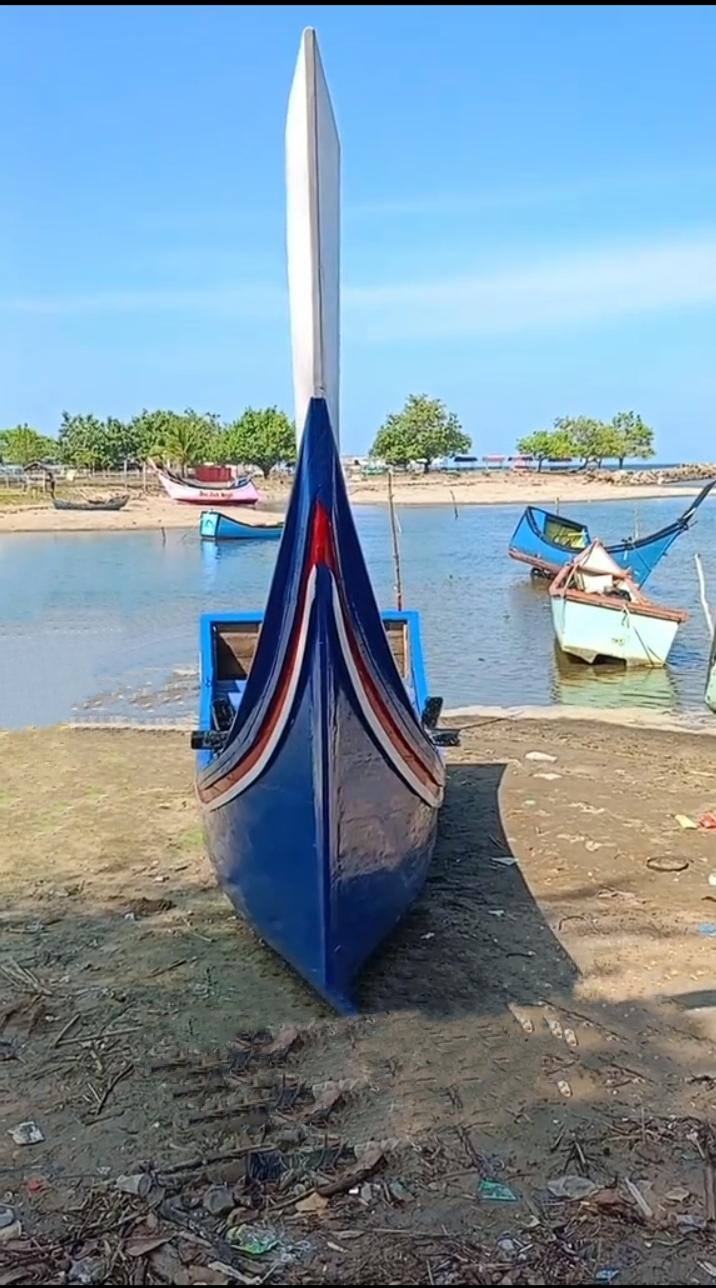
#> input picture dataset/baik/WhatsApp Image 2026-06-14 at 1.08.11 PM (2).jpeg, 716 x 1288 px; its folder holds only this picture in this run
$ jupyter execute --allow-errors Klasifikasi_Kelayakan_Kapal_HOG_SVM.ipynb
#> lines starting #> are read from the running program, lines starting #| are printed output that depends on the picture
# Klasifikasi Kelayakan Kapal Penangkap Ikan
## Menggunakan Histogram of Oriented Gradients (HOG) dan Support Vector Machine (SVM)

Penelitian ini bertujuan mengklasifikasikan kondisi fisik lambung kapal penangkap ikan ke dalam dua kategori, yaitu **Baik** dan **Rusak**, menggunakan metode ekstraksi fitur HOG yang dikombinasikan dengan algoritma klasifikasi SVM. Output akhir adalah model terlatih (`.pkl`) yang dapat diintegrasikan langsung ke dalam sistem aplikasi web.

---

## 1. Import Library

Library yang digunakan dalam penelitian ini beserta fungsinya masing-masing:

| Library | Fungsi |
|---|---|
| `numpy`, `pandas` | Operasi numerik dan pengelolaan data tabular |
| `opencv-python` (`cv2`) | Pembacaan dan konversi format citra digital |
| `skimage.feature.hog` | Implementasi algoritma HOG (Dalal & Triggs, 2005) |
| `sklearn.svm.SVC` | Implementasi SVM dengan dukungan berbagai fungsi kernel |
| `sklearn.model_selection` | GridSearchCV untuk tuning hyperparameter, train_test_split untuk pembagian data |
| `sklearn.preprocessing` | StandardScaler untuk normalisasi fitur |
| `sklearn.metrics` | Fungsi evaluasi: confusion matrix, accuracy, precision, recall, F1 |
| `matplotlib`, `seaborn` | Pembuatan grafik dan visualisasi confusion matrix |
| `joblib` | Penyimpanan dan pemuatan model serta scaler dalam format `.pkl` |

[cell 1]
import os
import cv2
import numpy as np
import pandas as pd
import matplotlib.pyplot as plt
import seaborn as sns
import joblib

from skimage.feature import hog
from sklearn.model_selection import train_test_split, GridSearchCV
from sklearn.preprocessing import StandardScaler
from sklearn.svm import SVC
from sklearn.metrics import (
    classification_report, confusion_matrix,
    accuracy_score, precision_score, recall_score, f1_score
)

# Direktori penyimpanan file hasil eksperimen
OUTPUT_DIR = 'eksperimen_outputs'
os.makedirs(OUTPUT_DIR, exist_ok=True)
os.makedirs('models', exist_ok=True)

np.random.seed(42)

## 2. Load Dataset

Dataset disusun menggunakan struktur folder berbasis label sebagai berikut:

```
dataset/
├── baik/      ->  label 1  (kondisi lambung baik)
└── rusak/     ->  label 0  (kondisi lambung rusak/mengalami kerusakan)
```

Format gambar yang didukung: `.jpg`, `.jpeg`, `.png`.

Pemberian label dilakukan secara otomatis berdasarkan nama folder induk masing-masing gambar.

[cell 2]
DATASET_PATH = 'dataset'
CATEGORIES   = ['baik', 'rusak']

def load_data(dataset_path, categories):
#> called with dataset_path = 'dataset'
    image_paths, labels = [], []
    for category in categories:
        folder_path = os.path.join(dataset_path, category)
        label = 1 if category == 'baik' else 0
        if not os.path.exists(folder_path):
            print(f"Folder tidak ditemukan: {folder_path}")
            continue
        for filename in os.listdir(folder_path):
            if filename.lower().endswith(('.png', '.jpg', '.jpeg')):
                image_paths.append(os.path.join(folder_path, filename))
                labels.append(label)
#> pass 2 of the loop in load_data, `for category in categories:`:
    return image_paths, labels

image_paths, labels = load_data(DATASET_PATH, CATEGORIES)

df_dataset = pd.DataFrame({
    'file_path': image_paths,
    'label'    : labels,
    'category' : ['baik' if l == 1 else 'rusak' for l in labels]
})

print(f"Total gambar: {len(df_dataset)}")
print(f"Distribusi kelas:")
print(df_dataset['category'].value_counts().to_string())

if len(df_dataset) == 0:
    raise RuntimeError(
        "Dataset kosong. Pastikan folder dataset/baik/ dan dataset/rusak/ "
        "telah berisi gambar sebelum menjalankan notebook ini."
    )

csv_inventory = os.path.join(OUTPUT_DIR, 'dataset_inventory.csv')
df_dataset.to_csv(csv_inventory, index=False)

display(df_dataset.head())

## 3. Pra-pemrosesan Citra

Sebelum ekstraksi fitur dilakukan, gambar warna tiga-kanal (RGB) dikonversi ke citra skala keabuan (*grayscale*). Konversi ini dilakukan agar algoritma HOG hanya menghitung gradien berdasarkan intensitas cahaya, bukan informasi warna yang tidak relevan untuk deteksi bentuk dan tepi.

Konversi ke grayscale menggunakan pembobotan luminansi standar:

$$I_{\text{gray}}(x, y) = 0.2989 \cdot R + 0.5870 \cdot G + 0.1140 \cdot B$$

Seluruh citra kemudian di-*resize* ke dimensi **128 × 128 piksel** untuk memastikan vektor fitur yang dihasilkan memiliki panjang yang seragam pada setiap sampel.

[cell 3]
IMG_SIZE = (128, 128)

def preprocess_image(img_path):
    img = cv2.imread(img_path)
#> img is the input picture: shape (1288, 716, 3); mean B, G, R 160.8, 146, 124.2
    if img is None:
        raise ValueError(f"Gagal membaca gambar: {img_path}")
    img_rgb     = cv2.cvtColor(img, cv2.COLOR_BGR2RGB)
    img_resized = cv2.resize(img_rgb, IMG_SIZE)
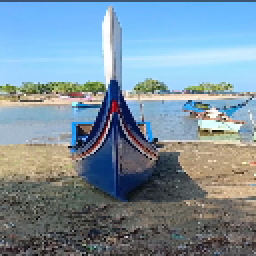
#> img_resized: shape (128, 128, 3) (shown 2 times larger); mean R, G, B 123.8, 145.6, 160.4
    img_gray    = cv2.cvtColor(img_resized, cv2.COLOR_RGB2GRAY)
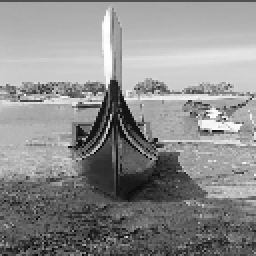
#> img_gray: shape (128, 128) (shown 2 times larger); min 3, max 255, mean 140.8
    return img_rgb, img_gray

# Visualisasi hasil preprocessing pada satu sampel
sample_rgb, sample_gray = preprocess_image(image_paths[0])

fig, axes = plt.subplots(1, 2, figsize=(10, 4))
axes[0].imshow(sample_rgb)
axes[0].set_title("Citra RGB (setelah resize)")
axes[0].axis('off')
axes[1].imshow(sample_gray, cmap='gray')
axes[1].set_title("Citra Grayscale")
axes[1].axis('off')
plt.suptitle("Hasil Pra-pemrosesan Citra", fontsize=12)
plt.tight_layout()
plt.show()
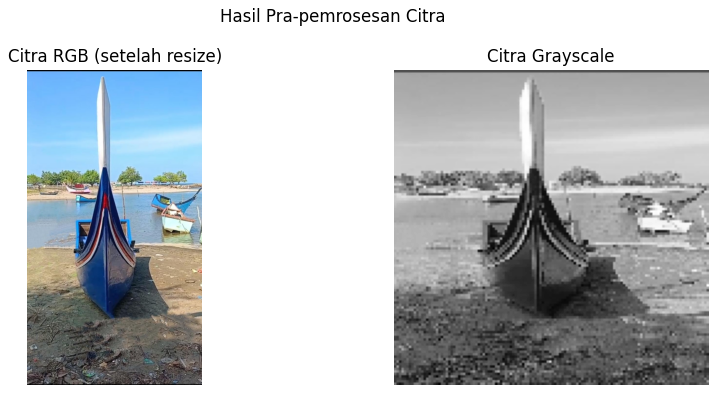
#> figure drawn by matplotlib, 2 panels

## 4. Ekstraksi Fitur HOG (Histogram of Oriented Gradients)

### Landasan Teori

Metode HOG dikembangkan oleh Dalal dan Triggs (2005) untuk mendeskripsikan penampilan dan bentuk lokal objek melalui distribusi orientasi gradien intensitas piksel. Proses ekstraksi HOG terdiri atas tiga tahap utama:

**Tahap 1: Kalkulasi Gradien**

Gradien dihitung pada setiap piksel menggunakan operator diferensial:

$$G_x(x,y) = I(x+1,\,y) - I(x-1,\,y)$$
$$G_y(x,y) = I(x,\,y+1) - I(x,\,y-1)$$

Magnitudo dan orientasi gradien diperoleh dari:

$$m(x,y) = \sqrt{G_x^2 + G_y^2}$$
$$\theta(x,y) = \arctan\!\left(\frac{G_y}{G_x}\right)$$

**Tahap 2: Histogram per Cell**

Citra dibagi ke dalam blok kecil yang disebut *cell*. Setiap piksel dalam sebuah cell menyumbangkan magnitudonya ke dalam salah satu *bin* histogram sesuai orientasinya. Penelitian ini menggunakan 9 bin orientasi ($0°$–$180°$).

**Tahap 3: Normalisasi Blok (L2-Hys)**

Beberapa cell dikelompokkan menjadi sebuah *block*. Histogram dalam satu block dinormalisasi untuk mengatasi variasi pencahayaan:

$$v_{\text{norm}} = \frac{v}{\sqrt{\|v\|_2^2 + \epsilon^2}}$$

### Parameter Ekstraksi

| Parameter | Nilai |
|---|---|
| `orientations` | 9 |
| `pixels_per_cell` | (8, 8) |
| `cells_per_block` | (2, 2) |
| `block_norm` | L2-Hys |
| `transform_sqrt` | True |

Parameter di atas identik dengan konfigurasi yang digunakan pada modul `hog_extractor.py` di sistem aplikasi web.

[cell 4]
HOG_ORIENTATIONS    = 9
HOG_PIXELS_PER_CELL = (8, 8)
HOG_CELLS_PER_BLOCK = (2, 2)
HOG_BLOCK_NORM      = 'L2-Hys'

def extract_hog_features(img_gray):
    features = hog(
        img_gray,
        orientations    = HOG_ORIENTATIONS,
        pixels_per_cell = HOG_PIXELS_PER_CELL,
        cells_per_block = HOG_CELLS_PER_BLOCK,
        block_norm      = HOG_BLOCK_NORM,
        transform_sqrt  = True,
        visualize       = False
    )
    return features

# Visualisasi HOG pada gambar sampel
hog_feats, hog_img = hog(
    sample_gray,
    orientations    = HOG_ORIENTATIONS,
    pixels_per_cell = HOG_PIXELS_PER_CELL,
    cells_per_block = HOG_CELLS_PER_BLOCK,
    block_norm      = HOG_BLOCK_NORM,
    transform_sqrt  = True,
    visualize       = True
)
#> hog_feats = 8100 values, max 0.68 at index 40, min 0 at index 1, mean 0.126

fig, axes = plt.subplots(1, 2, figsize=(10, 4))
axes[0].imshow(sample_gray, cmap='gray')
axes[0].set_title("Citra Grayscale")
axes[0].axis('off')
axes[1].imshow(hog_img, cmap='gray')
axes[1].set_title("Visualisasi HOG")
axes[1].axis('off')
plt.suptitle("Representasi Fitur HOG", fontsize=12)
plt.tight_layout()
plt.show()
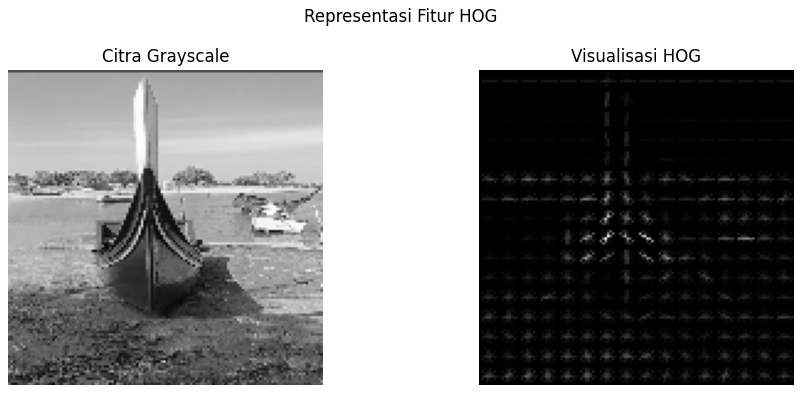
#> figure drawn by matplotlib, 2 panels

print(f"Dimensi vektor fitur HOG per gambar: {hog_feats.shape[0]} elemen")
#| Dimensi vektor fitur HOG per gambar: 8100 elemen

## 5. Pembentukan Dataset Fitur

Setiap gambar diproses melalui tahap preprocessing dan ekstraksi HOG, kemudian hasilnya diakumulasi menjadi:
- Matriks fitur $\mathbf{X}$: baris mewakili satu sampel, kolom mewakili satu elemen vektor HOG.
- Vektor label $\mathbf{y}$: nilai 1 untuk kelas *Baik*, nilai 0 untuk kelas *Rusak*.

Hasil ekstraksi fitur seluruh sampel disimpan ke file CSV untuk keperluan reproduksibilitas eksperimen.

[cell 5]
X, y, valid_paths = [], [], []

print("Proses ekstraksi fitur HOG...")
failed = 0
for path, label in zip(df_dataset['file_path'], df_dataset['label']):
    try:
        _, img_gray = preprocess_image(path)
        feats = extract_hog_features(img_gray)
#> in extract_hog_features, `features = hog( img_gray, orientations    = HOG_ORIENTATIONS, pixels_p..`: features has the same summary as hog_feats outside extract_hog_features
#> feats has the same summary as hog_feats
        X.append(feats)
        y.append(label)
        valid_paths.append(path)
    except Exception as e:
        failed += 1
#> pass 2 of the loop `for path, label in zip(df_dataset['file_path'], df_dataset['label']):`:
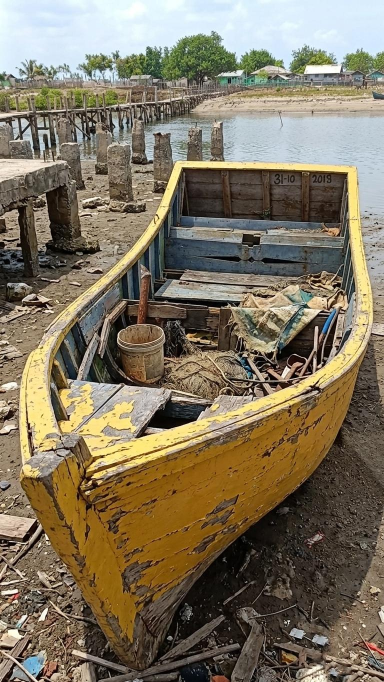
#> input picture dataset/rusak/WhatsApp Image 2026-06-14 at 1.08.10 PM (1).jpeg, 768 x 1364 px (shown at 1/2 size)
#> in preprocess_image, img is the input picture: shape (1364, 768, 3); mean B, G, R 96.6, 117.4, 128.3
#> img_rgb: shape (1364, 768, 3)
#> in preprocess_image (call 3), `img_resized = cv2.resize(img_rgb, IMG_SIZE)`:
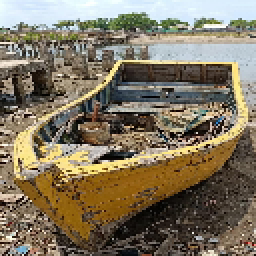
#> img_resized: shape (128, 128, 3) (shown 2 times larger); mean R, G, B 128.5, 117.6, 96.7
#> in preprocess_image (call 3), `img_gray    = cv2.cvtColor(img_resized, cv2.COLOR_RGB2GRAY)`:
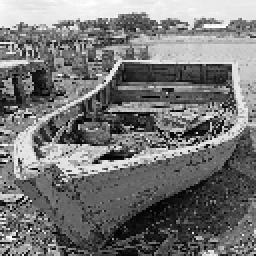
#> img_gray: shape (128, 128) (shown 2 times larger); min 0, max 254, mean 118.5
#> feats = 8100 values, max 0.401 at index 2992, min 0 at index 17, mean 0.144

X = np.array(X)
y = np.array(y)

print(f"Berhasil diproses: {len(X)} gambar | Gagal: {failed} gambar")
#| Berhasil diproses: 2 gambar | Gagal: 0 gambar
print(f"Dimensi matriks fitur X: {X.shape}  (jumlah sampel x jumlah fitur HOG)")
#| Dimensi matriks fitur X: (2, 8100)  (jumlah sampel x jumlah fitur HOG)

feature_cols = [f'hog_{i}' for i in range(X.shape[1])]
df_features  = pd.DataFrame(X, columns=feature_cols)
#> df_features = table of 2 rows and 8100 columns
df_features.insert(0, 'file_path', valid_paths)
df_features.insert(1, 'label',     y)
df_features.insert(2, 'category',  ['baik' if l == 1 else 'rusak' for l in y])

print("\nDistribusi kelas:")
print(df_features['category'].value_counts().to_string())
#| category
#| baik     1
#| rusak    1

plt.figure(figsize=(5, 4))
sns.countplot(x='category', data=df_features, palette='viridis', order=['baik','rusak'])
plt.title("Distribusi Kelas Dataset")
plt.xlabel("Kelas")
plt.ylabel("Jumlah Sampel")
plt.tight_layout()
plt.show()
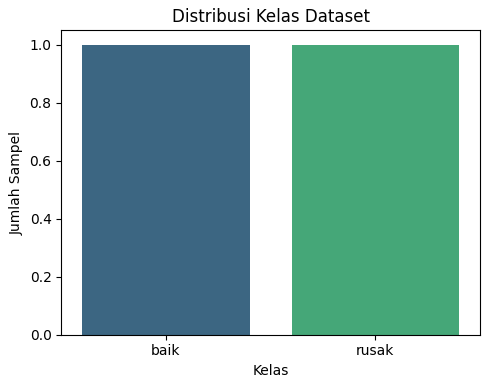
#> figure drawn by matplotlib, 1 panel

csv_feats = os.path.join(OUTPUT_DIR, 'feature_extraction_log.csv')
df_features.to_csv(csv_feats, index=False)
print(f"\nFile tersimpan: {csv_feats}")

display(df_features[['file_path', 'label', 'category']].head())

## 6. Pembagian Data (Train-Test Split)

Dataset dibagi menjadi dua himpunan:
- **Data latih (training set)**: digunakan untuk melatih model.
- **Data uji (testing set)**: digunakan untuk mengevaluasi performa model pada data yang belum pernah dilihat.

Pembagian dilakukan dengan rasio **80% training dan 20% testing**, menggunakan metode *stratified sampling* agar proporsi kelas di kedua himpunan tetap seimbang.

Nilai `random_state = 42` digunakan untuk memastikan hasil pembagian dapat direproduksi.

[cell 6]
X_feats = df_features[feature_cols].values
y_all   = df_features['label'].values
#> y_all = [1, 0]

#> (the rest of this cell did not finish here and is left out)

## 7. Normalisasi Fitur (Z-Score Standardization)

SVM menggunakan perhitungan jarak antar vektor fitur dalam menentukan *hyperplane* optimal. Fitur dengan rentang nilai yang besar akan mendominasi perhitungan dan menimbulkan bias pada model. Oleh karena itu, normalisasi fitur diperlukan sebelum pelatihan.

Metode yang digunakan adalah **Z-Score Standardization** (*StandardScaler*), yang mentransformasi setiap fitur sehingga memiliki rata-rata $\mu = 0$ dan standar deviasi $\sigma = 1$:

$$z = \frac{x - \mu}{\sigma}$$

Keterangan:
- $x$ : nilai fitur asli
- $\mu$ : rata-rata fitur dihitung dari data training
- $\sigma$ : standar deviasi fitur dihitung dari data training

Parameter $\mu$ dan $\sigma$ hanya di-*fit* dari data training, kemudian diterapkan (*transform*) secara konsisten ke data testing dan ke gambar baru yang diklasifikasikan oleh aplikasi web. Hal ini penting untuk mencegah *data leakage*. Scaler disimpan ke `models/scaler.pkl` agar dapat digunakan kembali saat deployment.

[cell 7]
scaler     = StandardScaler()
#> (the rest of this cell did not finish here and is left out)

## 8. Pelatihan Model SVM

### Dasar Teori

Support Vector Machine (SVM) bekerja dengan mencari *hyperplane* yang memisahkan dua kelas dengan margin terbesar. Titik-titik data yang berada di batas margin disebut *support vectors*. Fungsi prediksi SVM:

$$f(x) = \text{sign}\!\left(\sum_{i=1}^{n} \alpha_i\, y_i\, K(x_i, x) + b\right)$$

di mana:
- $\alpha_i$ : pengali Lagrange, bernilai nol untuk titik data di luar margin
- $K(x_i, x)$ : fungsi kernel

### Fungsi Kernel

| Kernel | Formula | Keterangan |
|---|---|---|
| **Linear** | $K(x, x') = x \cdot x'$ | Cocok untuk data yang dapat dipisahkan secara linier |
| **RBF (Radial Basis Function)** | $K(x, x') = \exp(-\gamma \lVert x - x' \rVert^2)$ | Memetakan ke ruang dimensi tinggi, cocok untuk data non-linier |

### Pencarian Hyperparameter Optimal (GridSearchCV)

GridSearchCV melakukan pencarian menyeluruh terhadap kombinasi parameter yang telah ditentukan, dengan validasi silang 5-lipat (*5-fold cross validation*) pada setiap kombinasi.

| Parameter | Nilai yang diuji |
|---|---|
| $C$ (parameter penalti) | 0.1, 1, 10, 100 |
| $\gamma$ (khusus kernel RBF) | 0.001, 0.01, 0.1, 1 |

[cell 8]
print("Pelatihan SVM kernel Linear...")
grid_linear = GridSearchCV(
    SVC(probability=True, random_state=42),
    {'kernel': ['linear'], 'C': [0.1, 1, 10, 100]},
    cv=5, scoring='accuracy', n_jobs=-1, verbose=1
)
#> (the rest of this cell did not finish here and is left out)

## 9. Evaluasi Model

### Confusion Matrix

Performa model dievaluasi menggunakan *Confusion Matrix* yang merangkum hasil klasifikasi:

|  | Diprediksi Baik (1) | Diprediksi Rusak (0) |
|---|---|---|
| **Aktual Baik (1)** | TP (True Positive) | FN (False Negative) |
| **Aktual Rusak (0)** | FP (False Positive) | TN (True Negative) |

### Metrik Evaluasi

Dari nilai di atas, diturunkan empat metrik utama:

$$\text{Accuracy} = \frac{TP + TN}{TP + TN + FP + FN}$$

$$\text{Precision} = \frac{TP}{TP + FP}$$

$$\text{Recall} = \frac{TP}{TP + FN}$$

$$F_1 = 2 \times \frac{\text{Precision} \times \text{Recall}}{\text{Precision} + \text{Recall}}$$

Dalam konteks penelitian ini, nilai *Recall* yang tinggi berarti model jarang melewatkan lambung kapal yang rusak (kasus False Negative rendah), sementara *Precision* yang tinggi berarti model jarang salah mengidentifikasi kapal rusak sebagai baik.

[cell 9]
# [29 lines left out: function evaluate_model, not called in this run]

#> (the rest of this cell did not finish here and is left out)

## 10. Visualisasi Hasil

Berikut ditampilkan *Confusion Matrix* dari masing-masing model beserta perbandingan seluruh metrik evaluasi.

[cell 10]
fig, axes = plt.subplots(1, 2, figsize=(12, 5))
#> (the rest of this cell did not finish here and is left out)

## 11. Pemilihan dan Penyimpanan Model Terbaik

Model dengan nilai *Accuracy* tertinggi pada data uji dipilih sebagai model akhir. Model ini disimpan ke `models/svm_model.pkl` untuk digunakan pada tahap deployment ke aplikasi web Flask.

#> (a cell that did not finish here is left out)

## 12. Pengujian Inferensi pada Satu Gambar

Tahap ini mensimulasikan alur kerja yang terjadi saat pengguna mengunggah satu gambar melalui aplikasi web:

```
Input Gambar
    -> Resize (128 x 128)
    -> Konversi ke Grayscale
    -> Ekstraksi fitur HOG  ->  vektor 1D
    -> StandardScaler.transform()
    -> SVM.predict()  ->  0 atau 1
    -> Pemetaan label  ->  "Baik" / "Rusak"
```

[cell 12]
# [20 lines left out: function predict_single_image, not called in this run]

# Contoh prediksi menggunakan gambar terakhir dari dataset
#> (the rest of this cell did not finish here and is left out)

## 13. Ringkasan File Output

Seluruh artefak hasil eksperimen disimpan di direktori `eksperimen_outputs/` dan `models/`:

| File | Lokasi | Keterangan |
|---|---|---|
| `dataset_inventory.csv` | `eksperimen_outputs/` | Daftar seluruh gambar beserta labelnya |
| `feature_extraction_log.csv` | `eksperimen_outputs/` | Vektor fitur HOG tiap sampel |
| `train_test_split_log.csv` | `eksperimen_outputs/` | Pembagian data training dan testing |
| `training_results_linear.csv` | `eksperimen_outputs/` | Hasil prediksi pada data training (kernel Linear) |
| `training_results_rbf.csv` | `eksperimen_outputs/` | Hasil prediksi pada data training (kernel RBF) |
| `testing_results_svm_linear.csv` | `eksperimen_outputs/` | Hasil prediksi pada data testing (kernel Linear) |
| `testing_results_svm_rbf.csv` | `eksperimen_outputs/` | Hasil prediksi pada data testing (kernel RBF) |
| `evaluation_metrics.csv` | `eksperimen_outputs/` | Rekapan Accuracy, Precision, Recall, F1 |
| `confusion_matrix.csv` | `eksperimen_outputs/` | Confusion matrix model terbaik |
| `scaler.pkl` | `models/` | StandardScaler untuk normalisasi fitur |
| `svm_model.pkl` | `models/` | Model SVM terpilih untuk deployment |

[cell 13]
print("Daftar file output:")
for f in sorted(os.listdir(OUTPUT_DIR)):
    size = os.path.getsize(os.path.join(OUTPUT_DIR, f))
    print(f"  {f:<50} {size:>10,} bytes")
#> pass 2 of the loop `for f in sorted(os.listdir(OUTPUT_DIR)):`:
